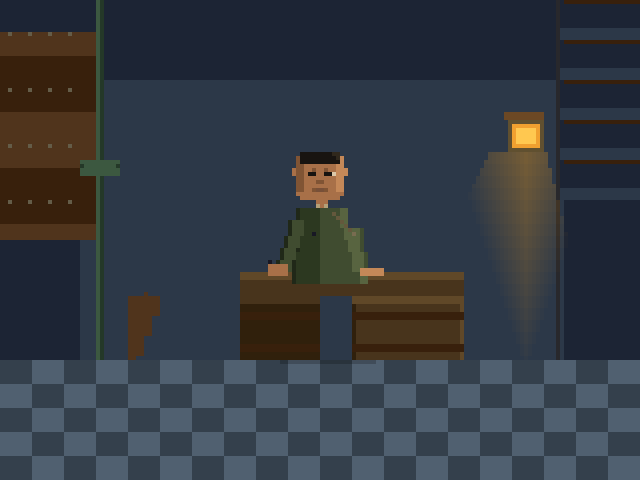
#> input picture game/art-journal/session-03-fan-characters/fanon_01.png, 640 x 480 px
$ python fanon_02.py
#> lines starting #> are read from the running program, lines starting #| are printed output that depends on the picture
#!/usr/bin/env python3
"""
Fanon in Chrono Trigger, Attempt 02

Fixes from 01:
- Notebook buried behind desk edge — raise it to read above surface
- Bottom-left silhouette reads as debris — rework as huddled seated person
- Head corners too boxy — CT style needs more roundness
- Add a few more writing implements on desk surface (small detail richness)
"""
from PIL import Image
import os

OUT = os.path.dirname(os.path.abspath(__file__))
img = Image.open(os.path.join(OUT, "fanon_01.png"))
#> img is the input picture: PIL image 640x480 RGB; mean R, G, B 51.8, 57.5, 65.1
img = img.resize((160, 120), Image.NEAREST)
#> img: PIL image 160x120 RGB
px = img.load()
W, H = 160, 120

DOME_MID   = (44, 56, 72)
DOME_DARK  = (28, 36, 52)
DOME_RUST  = (80, 52, 28)
RUST_L     = (108, 72, 36)
CRATE_L    = (96, 72, 40)
CRATE_M    = (72, 52, 28)
CRATE_D    = (48, 32, 12)
STEEL_L    = (80, 96, 112)
STEEL_D    = (52, 64, 76)
SKIN       = (168, 112, 72)
SKIN_D     = (128, 84, 52)
SKIN_H     = (196, 136, 88)
HAIR       = (24, 20, 16)
HAIR_H     = (48, 40, 28)
FATIGUE_L  = (88, 100, 64)
FATIGUE_M  = (64, 76, 48)
FATIGUE_D  = (44, 56, 32)
FATIGUE_DK = (32, 40, 24)
NB_COVER   = (96, 64, 32)
NB_PAGE    = (232, 220, 192)
NB_LINE    = (200, 188, 160)
INK        = (24, 24, 36)
STETH_T    = (100, 88, 60)

FLOOR_Y = H - 30
DESK_TOP_Y = FLOOR_Y - 22

def p(x, y, c):
    if 0 <= x < W and 0 <= y < H:
        px[x, y] = c

def rect(x0, y0, x1, y1, c):
    for y in range(y0, y1):
        for x in range(x0, x1):
            p(x, y, c)

CX = 80
HEAD_Y = DESK_TOP_Y - 30

# ── Fix 1: Round the head corners more (CT style) ─────────────────────────
# Current head: rect(CX-6, HEAD_Y, CX+6, HEAD_Y+12, SKIN)
# CT heads are wider and round. Set corners to background.
# Top corners
p(CX - 6, HEAD_Y,      DOME_MID)
p(CX - 5, HEAD_Y,      DOME_MID)   # extra corner pixel
p(CX + 5, HEAD_Y,      DOME_MID)
p(CX + 4, HEAD_Y,      DOME_MID)   # extra corner pixel
# Bottom corners
p(CX - 6, HEAD_Y + 11, DOME_MID)
p(CX - 5, HEAD_Y + 11, DOME_MID)
p(CX + 5, HEAD_Y + 11, DOME_MID)
p(CX + 4, HEAD_Y + 11, DOME_MID)
# Restore any skin lost at these boundary pixels to DOME_MID
# (CT characters blend softly into environment at edges)

# ── Fix 2: Notebook raised so it reads above desk surface ─────────────────
# Clear old notebook position
NB_X_OLD = 74
NB_Y_OLD = DESK_TOP_Y - 5
for y in range(NB_Y_OLD - 1, DESK_TOP_Y + 3):
    for x in range(NB_X_OLD - 1, NB_X_OLD + 19):
        if px[x, y] in [NB_COVER, NB_PAGE, NB_LINE, INK]:
            # Restore desk or atmosphere color
            if y >= DESK_TOP_Y:
                p(x, y, CRATE_L if y == DESK_TOP_Y or y == DESK_TOP_Y + 1 else CRATE_M)
            else:
                # Leave as-is (might be body/arm pixels)
                pass

# Redraw notebook higher — centered under his writing hand
NB_X = 68
NB_Y = DESK_TOP_Y - 9   # raised: top of notebook visible above desk edge
NB_W = 18
NB_H = DESK_TOP_Y - NB_Y + 2

# Open notebook spread
rect(NB_X, NB_Y + 2, NB_X + NB_W, DESK_TOP_Y + 2, NB_COVER)   # cover base
rect(NB_X + 1, NB_Y, NB_X + NB_W - 1, DESK_TOP_Y + 1, NB_PAGE)  # pages
# Left page lines
for ly in range(NB_Y + 1, DESK_TOP_Y + 1, 2):
    for x in range(NB_X + 2, NB_X + 8):
        p(x, ly, NB_LINE)
# Right page lines + writing
for ly in range(NB_Y + 1, DESK_TOP_Y + 1, 2):
    for x in range(NB_X + 11, NB_X + NB_W - 1):
        p(x, ly, NB_LINE)
# Some ink words on right page (short strokes)
for ly in range(NB_Y + 2, DESK_TOP_Y, 3):
    for x in range(NB_X + 11, NB_X + 17, 3):
        p(x, ly, INK)
        p(x + 1, ly, INK)
# Spine crease
for y in range(NB_Y, DESK_TOP_Y + 2):
    p(NB_X + 9, y, NB_COVER)

# ── Fix 3: Pencil / stylus visible on desk surface ────────────────────────
# Small pen lying on desk to the right of notebook
PEN_Y = DESK_TOP_Y + 1
for x in range(NB_X + NB_W + 2, NB_X + NB_W + 10):
    p(x, PEN_Y, (120, 96, 48))   # pen barrel (brass-ish)
p(NB_X + NB_W + 10, PEN_Y, INK)  # nib
p(NB_X + NB_W + 1,  PEN_Y, (140, 100, 48))  # end cap

# ── Fix 4: Survivor silhouette — rework as huddled person ─────────────────
# Clear old silhouette area (lower left)
for y in range(FLOOR_Y - 20, FLOOR_Y + 1):
    for x in range(26, 48):
        if px[x, y] in [DOME_RUST, RUST_L]:
            r, g, b = px[x, y]
            # Check if it's floor
            if y >= FLOOR_Y - 2:
                c_new = STEEL_L if ((x // 8) + (y // 6)) % 2 == 0 else STEEL_D
            else:
                # Restore to lit dome color (lamp warms this area)
                c_new = (52, 56, 52)  # darkened-warm (lamp falloff)
            p(x, y, c_new)

# Redraw: a seated figure huddled against left wall
# Silhouette: dark, very simple, reading as human — knees up, arms around knees
SIL_X = 32
SIL_FLOOR = FLOOR_Y - 1
SIL_COLOR = (48, 44, 36)   # dark, slightly warm (lamp reaching them faintly)
SIL_DARK  = (32, 28, 24)

# Knees drawn up (the classic "huddled in shelter" pose)
# Legs/knees
rect(SIL_X - 3, SIL_FLOOR - 6, SIL_X + 4, SIL_FLOOR - 4, SIL_COLOR)
rect(SIL_X - 4, SIL_FLOOR - 4, SIL_X + 5, SIL_FLOOR - 1, SIL_DARK)  # feet/lower body
# Torso hunched over knees
rect(SIL_X - 2, SIL_FLOOR - 14, SIL_X + 3, SIL_FLOOR - 6, SIL_COLOR)
# Head resting on knees / arms
p(SIL_X - 1, SIL_FLOOR - 16, SIL_COLOR)
p(SIL_X,     SIL_FLOOR - 16, SIL_COLOR)
p(SIL_X + 1, SIL_FLOOR - 16, SIL_COLOR)
p(SIL_X - 1, SIL_FLOOR - 15, SIL_COLOR)
p(SIL_X,     SIL_FLOOR - 15, SIL_COLOR)
p(SIL_X + 1, SIL_FLOOR - 15, SIL_COLOR)

# Arms wrapped around knees
p(SIL_X - 3, SIL_FLOOR - 10, SIL_COLOR)
p(SIL_X - 3, SIL_FLOOR - 9,  SIL_COLOR)
p(SIL_X + 3, SIL_FLOOR - 10, SIL_COLOR)
p(SIL_X + 3, SIL_FLOOR - 9,  SIL_COLOR)

# Faint warm tint from lamp reaching this corner
for y in range(SIL_FLOOR - 16, SIL_FLOOR + 1):
    for x in range(SIL_X - 4, SIL_X + 6):
        r, g, b = px[x, y]
        if (r, g, b) not in [(0, 0, 0)]:  # don't touch pure black
            p(x, y, (min(255, r + 6), min(255, g + 3), b))

# ── Save ──────────────────────────────────────────────────────────────────
img.resize((W * 4, H * 4), Image.NEAREST).save(
    os.path.join(OUT, "fanon_02.png"))
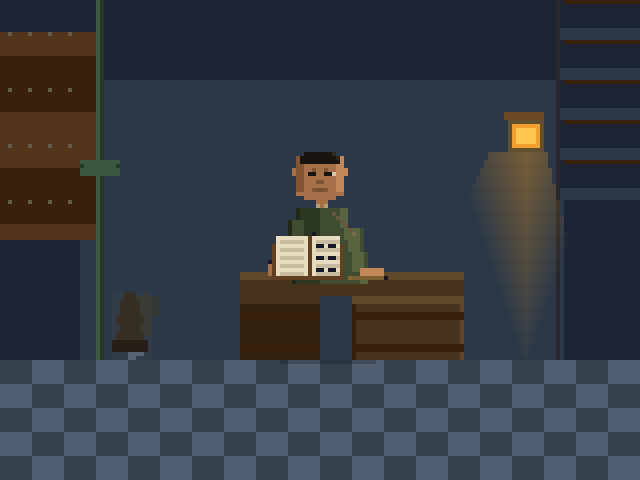
#> saved as fanon_02.png: PIL image 640x480 RGB; mean R, G, B 52.8, 58.4, 66
print("done — fanon_02.png")
